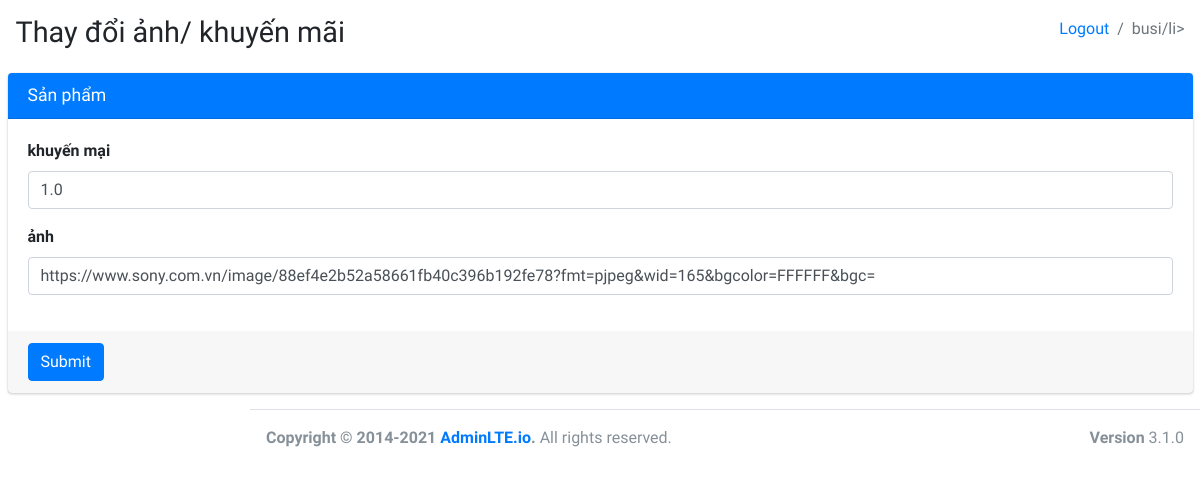
Before: /busi/edit/1 with the older database file.
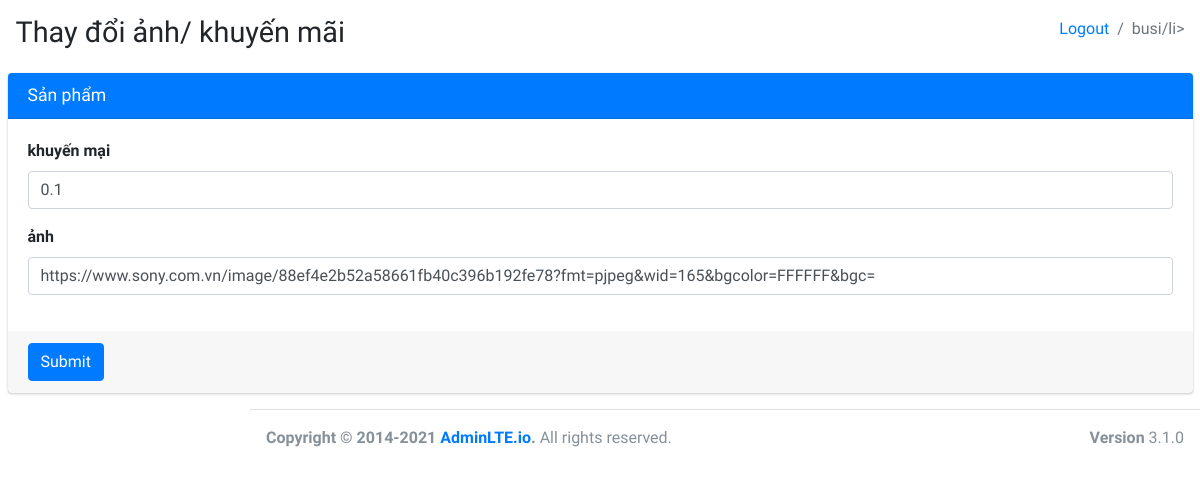
After: the same page with the newer database file.
### shop/models.py (models this page shows, shortened)
class Product(models.Model):
    name =models.CharField(max_length=100,default='')
    salePrice = models.FloatField(default=0)
    importPrice = models.FloatField(default=0)
    amount = models.IntegerField(default=0)
    saleOff = models.FloatField(default=0)
    type=models.CharField(max_length=100,default='')
    image=models.CharField(max_length=100,default='')
    discriminator = models.CharField(max_length=100,default='')

### bussiness/views.py (the view, shortened to what this page needs)
# urls.py: path('edit/<int:product_id>',views.edit,name="busiedit"),
def edit(request,product_id):
    product = Product.objects.get(id=product_id)
    return render(request,"busi/edit.html",{'product':product})

### shop/templates/busi/edit.html (shortened to what this page needs)
{% extends 'store/index.html' %}
{% load static %}
{% block content %}
  <div>
    <section class="content-header">
      <div class="container-fluid">
        <div class="row mb-2">
          <div class="col-sm-6">
            <h1>Thay đổi ảnh/ khuyến mãi</h1>
          </div>
          <div class="col-sm-6">
            <ol class="breadcrumb float-sm-right">
              <li class="breadcrumb-item"><a href="/logout">Logout</a></li>
              <li class="breadcrumb-item active">busi/li>
            </ol>
          </div>
        </div>
      </div>
    </section>
    <section class="content">
      <div class="container-fluid">
        <div class="row">
          <div class="col-md-12">
            <div class="card card-primary">
              <div class="card-header">
                <h3 class="card-title">Sản phẩm</h3>
              </div>
              <form method="POST" action="">
                <div class="card-body">
                  <div class="form-group">
                    <label for="exampleInputEmail1">khuyến mại</label>
                    <input value="{{product.saleOff}}" name="saleoff" type="text" class="form-control" id="exampleInputEmail1" >
                  </div>
                  <div class="form-group">
                    <label for="exampleInputEmail1">ảnh</label>
                    <input value="{{product.image}}" name="image" type="text" class="form-control" id="exampleInputEmail1" >
                  </div>
                </div>
                <div class="card-footer">
                  <button type="submit" class="btn btn-primary">Submit</button>
                </div>
              </form>
            </div>
       </div>
        </div>
      </div>
    </section>
  </div>
 {% endblock %}

Changed rows visible on the page:
changed Product: saleoff "1.0" → "0.1"
